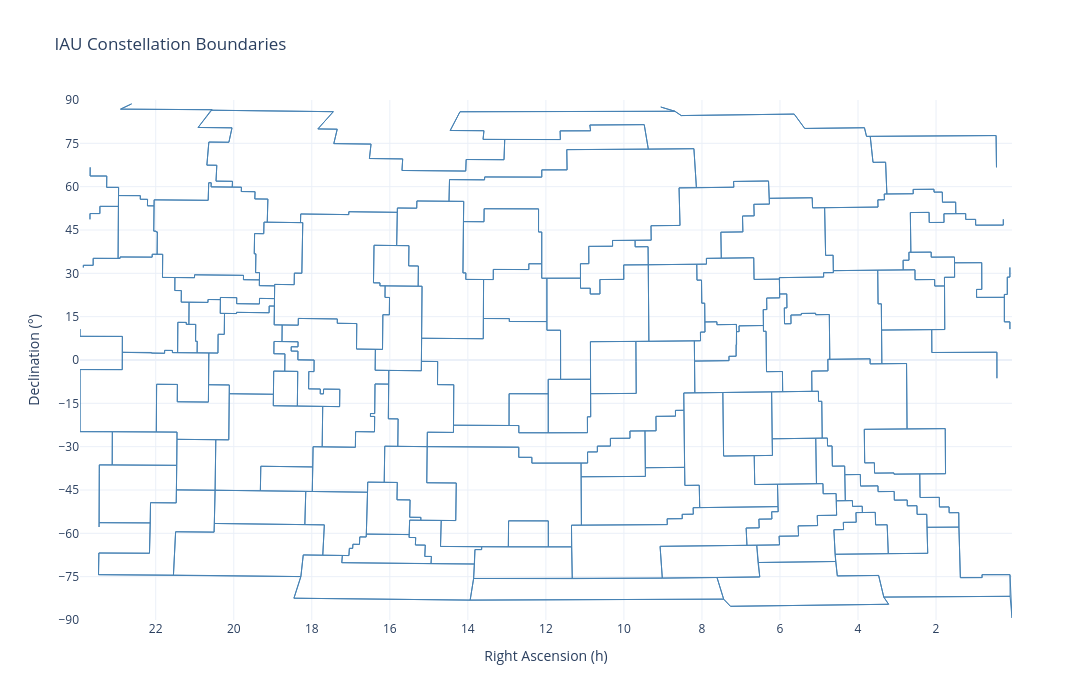

Source (notebook cell):
### Code cell
def boundary_trace(name: str, group: pd.DataFrame) -> go.Scatter:
    """Build a closed-polygon line trace, splitting segments that wrap across RA 0h/24h."""
    ra = group["ra_h"].tolist() + [group["ra_h"].iloc[0]]
    dec = group["dec_deg"].tolist() + [group["dec_deg"].iloc[0]]

    ra_out, dec_out = [ra[0]], [dec[0]]
    for prev_ra, cur_ra, cur_dec in zip(ra, ra[1:], dec[1:]):
        if abs(cur_ra - prev_ra) > 12:  # RA wraparound, break the line
            ra_out.append(None)
            dec_out.append(None)
        ra_out.append(cur_ra)
        dec_out.append(cur_dec)

    return go.Scatter(
        x=ra_out,
        y=dec_out,
        mode="lines",
        name=name,
        line=dict(width=1, color="steelblue"),
        hoverinfo="text",
        hovertext=name,
        showlegend=False,
    )


fig = go.Figure(
    data=[
        boundary_trace(name, group)
        for name, group in boundaries.groupby("constellation", sort=False)
    ]
)
fig.update_layout(
    title="IAU Constellation Boundaries",
    xaxis=dict(title="Right Ascension (h)", autorange="reversed", range=[24, 0], dtick=2),
    yaxis=dict(title="Declination (°)", range=[-90, 90], dtick=15),
    width=1200,
    height=700,
    template="plotly_white",
)
